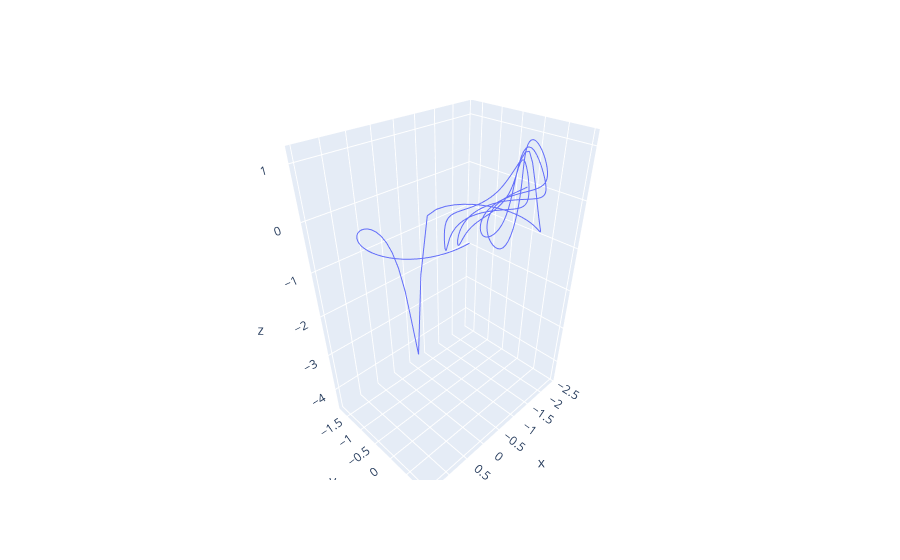

The code cell stored with this chart in its notebook:
### Code cell
state0 = numpy.asarray([.5,1,.3,0])
state = evolveSystem3(harmonicSpringPendulumn,state0,time=30)

### Figure 1 — Plotly figure (JSON) as saved in the notebook; plotly's stock layout.template omitted (floating-point values rounded to 4 significant figures; data arrays with more than 128 entries replaced by an {"elided": "..."} marker saying what was removed)
{"data": [{"mode": "lines", "type": "scatter3d", "x": {"elided": "300 float values"}, "y": {"elided": "300 float values"}, "z": {"elided": "300 float values"}}], "layout": {}}
